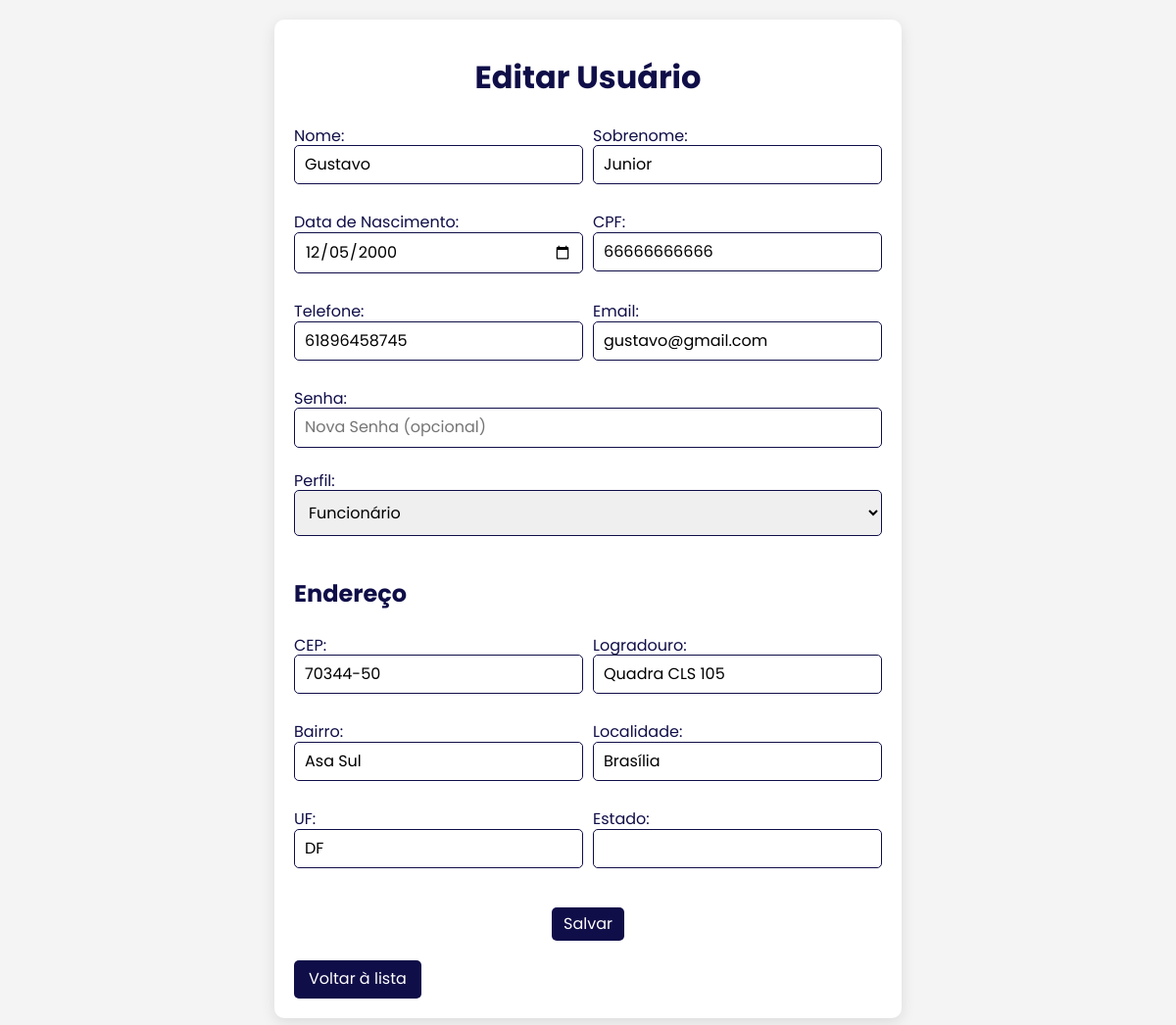
Screenshot of /crud/public/editar_usuario.php?id=4 with the database file from the repository.
### tables this page shows
CREATE TABLE `usuarios` (
  `id` int(11) NOT NULL,
  `nome` varchar(100) NOT NULL,
  `sobrenome` varchar(100) NOT NULL,
  `cpf` varchar(14) NOT NULL,
  `telefone` varchar(15) NOT NULL,
  `email` varchar(100) NOT NULL,
  `senha` varchar(255) NOT NULL,
  `criado_em` timestamp NOT NULL DEFAULT current_timestamp(),
  `perfil_id` int(11) NOT NULL,
  `data_nascimento` date DEFAULT NULL
);

CREATE TABLE `enderecos` (
  `id` int(11) NOT NULL,
  `usuario_id` int(11) DEFAULT NULL,
  `cep` varchar(10) NOT NULL,
  `logradouro` varchar(255) NOT NULL,
  `bairro` varchar(100) NOT NULL,
  `localidade` varchar(100) NOT NULL,
  `uf` char(2) NOT NULL,
  `estado` varchar(100) NOT NULL
);

### crud/controllers/UsuarioController.php (called while the page is built, shortened)
<?php
require_once '../models/Usuario.php';
require_once '../models/Endereco.php';
class UsuarioController {
    private $usuario;
    private $endereco;
    public function __construct($db) {
        $this->usuario = new Usuario($db);
        $this->endereco = new Endereco($db);
    }
    public function read($id) {
        try {
            $usuario = $this->usuario->read($id);
            try {
                $endereco = $this->endereco->buscarEnderecoPorUsuarioId($id);
            } catch (Exception $e) {
                $endereco = null;
            }
            return [
                'usuario' => $usuario,
                'endereco' => $endereco
            ];
        } catch (Exception $e) {
            error_log('Erro ao ler usuário: ' . $e->getMessage());
            throw new Exception("Falha ao buscar o usuário.");
        }
    }
}
?>

### crud/models/Usuario.php (called while the page is built, shortened)
<?php
class Usuario
{
    private $conn;
    private $table_name = 'usuarios';
    public function __construct($db)
    {
        $this->conn = $db;
    }
    public function read($id)
    {
        $sql = "SELECT * FROM " . $this->table_name . " WHERE id = ?";
        $stmt = $this->conn->prepare($sql);
        $stmt->bind_param("i", $id);
        $stmt->execute();
        $result = $stmt->get_result();
        if ($result->num_rows > 0) {
            return $result->fetch_assoc();
        }
        return null;
    }
}
?>

### crud/models/Endereco.php (called while the page is built, shortened)
<?php
class Endereco
{
    private $conn;
    public function __construct($db)
    {
        $this->conn = $db;
    }
    public function buscarEnderecoPorUsuarioId($usuario_id)
    {
        $query = "SELECT * FROM enderecos WHERE usuario_id = ?";
        $stmt = $this->conn->prepare($query);
        $stmt->bind_param('i', $usuario_id);
        $stmt->execute();
        $result = $stmt->get_result();
        $endereco = $result->fetch_assoc();
        return $endereco;
    }
}
?>

### crud/public/editar_usuario.php (the view, shortened to what this page needs)
<?php
require_once '../controllers/UsuarioController.php';
require_once '../controllers/EnderecoController.php';
$db = new DataBase();
$conn = $db->getConnection();
$usuarioController = new UsuarioController($conn);
$usuario_id = isset($_GET['id']) ? (int)$_GET['id'] : 0;
try {
    $data = $usuarioController->read($usuario_id);
    $usuario = $data['usuario'];
    $endereco = $data['endereco'];
} catch (Exception $e) {
    echo "<p style='color: red;'>Erro: " . $e->getMessage() . "</p>";
    exit;
}
?>
<!DOCTYPE html>
<html lang="pt-BR">
<head>
    <link rel="stylesheet" href="https://cdnjs.cloudflare.com/ajax/libs/normalize/8.0.1/normalize.min.css">
    <link rel="stylesheet" href="https://cdnjs.cloudflare.com/ajax/libs/font-awesome/6.5.0/css/all.min.css">
</head>
<body>
    <div class="container">
        <h1>Editar Usuário</h1>
        <form action="" method="POST">
            <div class="input-group">
                <label>Nome: <input type="text" name="nome" value="<?php echo htmlspecialchars($usuario['nome']); ?>"
                        required></label>
                <label>Sobrenome: <input type="text" name="sobrenome"
                        value="<?php echo htmlspecialchars($usuario['sobrenome']); ?>" required></label>
            </div>
            <div class="input-group">
                <label>Data de Nascimento: <input type="date" name="data_nascimento"
                        value="<?php echo $usuario['data_nascimento']; ?>" required></label>
                <label>CPF: <input type="text" name="cpf" value="<?php echo htmlspecialchars($usuario['cpf']); ?>"
                        required></label>
            </div>
            <div class="input-group">
                <label>Telefone: <input type="text" name="telefone"
                        value="<?php echo htmlspecialchars($usuario['telefone']); ?>" required></label>
                <label>Email: <input type="email" name="email"
                        value="<?php echo htmlspecialchars($usuario['email']); ?>" required></label>
            </div>
            <label>Senha: <input type="password" name="senha" placeholder="Nova Senha (opcional)"></label>
            <label>Perfil:
                <select name="perfil_id">
                    <option value="1" <?php echo $usuario['perfil_id'] == 1 ? 'selected' : ''; ?>>Funcionário</option>
                </select>
            </label>
            <h2>Endereço</h2>
            <div class="input-group">
                <label>CEP: <input type="text" name="cep" id="cep"
                        value="<?php echo htmlspecialchars($endereco['cep'] ?? ''); ?>" required></label>
                <label>Logradouro: <input type="text" name="logradouro" id="logradouro"
                        value="<?php echo htmlspecialchars($endereco['logradouro'] ?? ''); ?>" required></label>
            </div>
            <div class="input-group">
                <label>Bairro: <input type="text" name="bairro" id="bairro"
                        value="<?php echo htmlspecialchars($endereco['bairro'] ?? ''); ?>" required></label>
                <label>Localidade: <input type="text" name="localidade" id="localidade"
                        value="<?php echo htmlspecialchars($endereco['localidade'] ?? ''); ?>" required></label>
            </div>
            <div class="input-group">
                <label>UF: <input type="text" name="uf" id="uf"
                        value="<?php echo htmlspecialchars($endereco['uf'] ?? ''); ?>" required></label>
                <label>Estado: <input type="text" name="estado" id="estado"
                        value="<?php echo htmlspecialchars($endereco['estado'] ?? ''); ?>" required></label>
            </div>
            <button type="submit">Salvar</button>
            <a href="listar_usuarios.php">Voltar à lista</a>
        </form>
    </div>
</body>
</html>

### crud/public/editar_usuario.php (style rules this page uses)
body { font-family: "Poppins", sans-serif; background-color: #f4f4f4; color: #100e48; margin: 0; padding: 20px; }
.container { background-color: #fff; border-radius: 10px; box-shadow: 0 4px 15px rgba(0, 0, 0, 0.1); padding: 20px; max-width: 600px; margin: auto; }
h1 { text-align: center; color: #100e48; }
label { display: block; margin: 10px 0 5px; }
.input-group { display: grid; grid-template-columns: 1fr 1fr; gap: 10px; }
input, select { width: 100%; padding: 10px; border: 1px solid #100e48; border-radius: 5px; margin-bottom: 15px; font-size: 16px; box-sizing: border-box; }
button { background-color: #100e48; color: #fff; border: none; border-radius: 5px; padding: 8px 12px; cursor: pointer; font-size: 16px; width: auto; display: block; margin: 20px auto 0; }
a { display: inline-block; background-color: #100e48; color: #fff; padding: 10px 15px; border-radius: 5px; text-decoration: none; margin-top: 20px; text-align: center; }
h2 { margin-top: 30px; color: #100e48; }

### rows the page displays
usuarios: nome "Gustavo", sobrenome "Junior", data_nascimento "12/05/2000", cpf "66666666666", telefone "61896458745", email "gustavo@gmail.com", perfil_id "Funcionário"
enderecos: cep "70344-50", logradouro "Quadra CLS 105", bairro "Asa Sul", localidade "Brasília", uf "DF"
